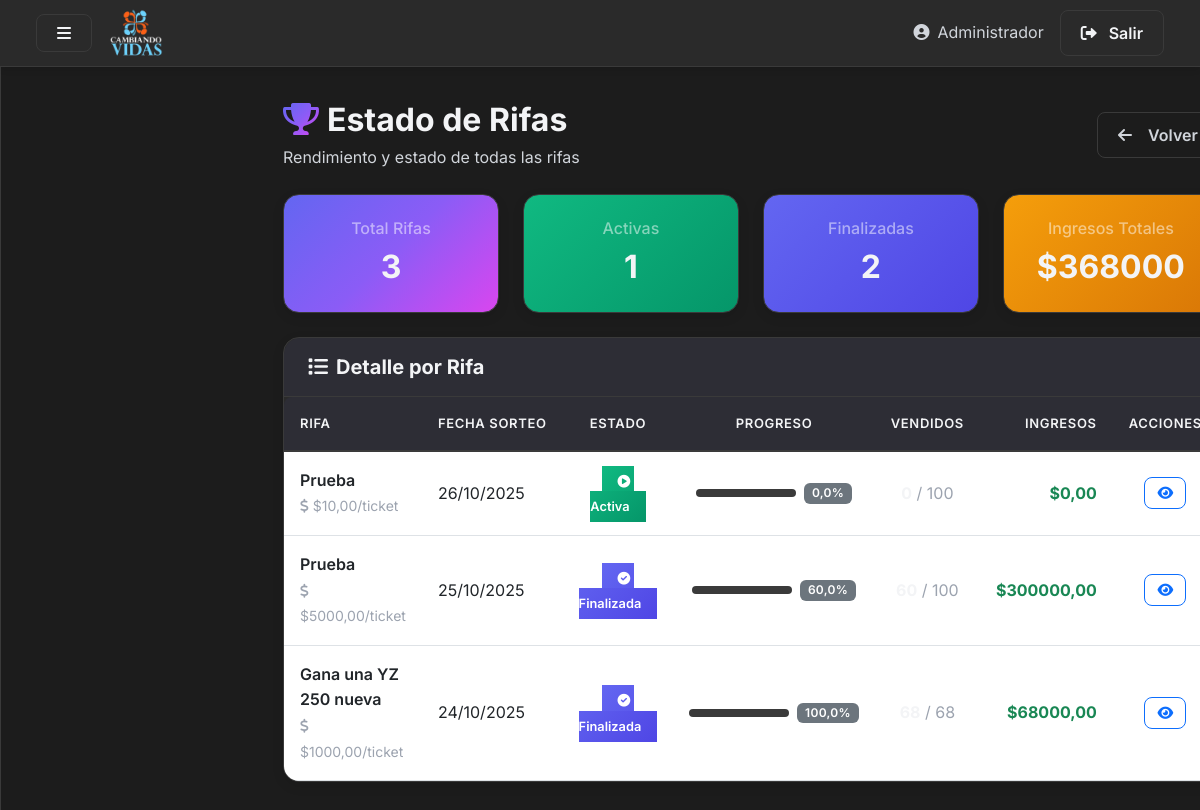
Page /app2/reportes/rifas/ (signed in) on the committed database.
### app1/models.py (models this page shows, shortened)
class Rifa(models.Model):
    titulo = models.CharField(max_length=200)
    descripcion = models.TextField(blank=True)
    fecha_sorteo = models.DateField()
    total_tickets = models.PositiveIntegerField(default=100)
    precio = models.DecimalField(max_digits=10, decimal_places=2, default=0)
    winner_ticket = models.ForeignKey('Ticket', null=True, blank=True, on_delete=models.SET_NULL, related_name='won_rifa')
    class Meta:
        ordering = ['-fecha_sorteo', 'titulo']

### app2/views.py (the view)
# urls.py: path('reportes/rifas/', views.reporte_rifas, name='reporte_rifas'),
def reporte_rifas(request):
    user_id = request.session.get('user_admin_id')
    if not user_id:
        messages.error(request, 'Debe iniciar sesión primero')
        return redirect('login')
    reporte = admin_crud.obtener_reporte_rifas()
    totales = {
        'total_rifas': len(reporte),
        'total_tickets': sum(r['total_tickets'] for r in reporte),
        'total_vendidos': sum(r['tickets_vendidos'] for r in reporte),
        'total_ingresos': sum(r['ingresos'] for r in reporte),
        'rifas_finalizadas': sum(1 for r in reporte if r['tiene_ganador']),
        'rifas_activas': sum(1 for r in reporte if r['estado'] == 'activa')
    }
    context = {
        'reporte': reporte,
        'totales': totales
    }
    return render(request, 'reporte_rifas.html', context)

### app2/templates/reporte_rifas.html (shortened to what this page needs)
{% load static %}
<!DOCTYPE html>
<html lang="es">
<head>
    <link href="https://cdn.jsdelivr.net/npm/bootstrap@5.3.0/dist/css/bootstrap.min.css" rel="stylesheet">
    <link rel="stylesheet" href="https://cdnjs.cloudflare.com/ajax/libs/font-awesome/6.0.0/css/all.min.css">
    <link rel="stylesheet" href="{% static 'css/paneles-style.css' %}">
</head>
<body>
    <nav class="navbar navbar-expand-lg navbar-dark">
      <div class="container-fluid">
        <button class="btn btn-outline-light me-3" id="sidebarToggle">
          <i class="fas fa-bars"></i>
        </button>
        <img src="{% static 'images/cambiando-vidas.png' %}" alt="Logo" height="50" class="me-2">
        <div class="ms-auto d-flex align-items-center">
          <span class="text-secondary me-3 d-none d-md-inline">
            <i class="fas fa-user-circle me-2"></i>Administrador
          </span>
          <a href="{% url 'login' %}" class="btn btn-outline-light">
            <i class="fas fa-sign-out-alt"></i>
            <span class="d-none d-md-inline ms-1">Salir</span>
          </a>
        </div>
      </div>
    </nav>
    <div class="d-flex" id="wrapper" style="min-height:100vh;">
      <div class="flex-grow-1" id="page-content-wrapper">
        <div class="mb-4 d-flex justify-content-between align-items-center">
          <div>
            <h2 class="mb-1">
              <i class="fas fa-trophy me-2 text-gradient"></i>Estado de Rifas
            </h2>
            <p class="text-secondary mb-0">Rendimiento y estado de todas las rifas</p>
          </div>
          <a href="{% url 'reportes' %}" class="btn btn-outline-secondary">
            <i class="fas fa-arrow-left me-2"></i>Volver
          </a>
        </div>
        <div class="row g-4 mb-4">
          <div class="col-md-3">
            <div class="card bg-gradient-primary text-white" style="background: var(--gradient-primary);">
              <div class="card-body text-center">
                <h6 class="text-white-50 mb-2">Total Rifas</h6>
                <h2 class="mb-0">{{ totales.total_rifas }}</h2>
              </div>
            </div>
          </div>
          <div class="col-md-3">
            <div class="card bg-gradient-success text-white" style="background: linear-gradient(135deg, #10b981, #059669);">
              <div class="card-body text-center">
                <h6 class="text-white-50 mb-2">Activas</h6>
                <h2 class="mb-0">{{ totales.rifas_activas }}</h2>
              </div>
            </div>
          </div>
          <div class="col-md-3">
            <div class="card bg-gradient-info text-white" style="background: linear-gradient(135deg, #6366f1, #4f46e5);">
              <div class="card-body text-center">
                <h6 class="text-white-50 mb-2">Finalizadas</h6>
                <h2 class="mb-0">{{ totales.rifas_finalizadas }}</h2>
              </div>
            </div>
          </div>
          <div class="col-md-3">
            <div class="card bg-gradient-warning text-white" style="background: linear-gradient(135deg, #f59e0b, #d97706);">
              <div class="card-body text-center">
                <h6 class="text-white-50 mb-2">Ingresos Totales</h6>
                <h2 class="mb-0">${{ totales.total_ingresos|floatformat:0 }}</h2>
              </div>
            </div>
          </div>
        </div>
        <div class="card">
          <div class="card-header">
            <h5 class="mb-0"><i class="fas fa-list me-2"></i>Detalle por Rifa</h5>
          </div>
          <div class="card-body p-0">
            <div class="table-responsive">
              <table class="table table-hover mb-0">
                <thead>
                  <tr>
                    <th>Rifa</th>
                    <th>Fecha Sorteo</th>
                    <th class="text-center">Estado</th>
                    <th class="text-center">Progreso</th>
                    <th class="text-center">Vendidos</th>
                    <th class="text-end">Ingresos</th>
                    <th class="text-center">Acciones</th>
                  </tr>
                </thead>
                <tbody>
                  {% for rifa in reporte %}
                  <tr>
                    <td>
                      <div class="fw-semibold">{{ rifa.titulo }}</div>
                      <small class="text-muted">
                        <i class="fas fa-dollar-sign me-1"></i>${{ rifa.precio_ticket|floatformat:2 }}/ticket
                      </small>
                    </td>
                    <td>{{ rifa.fecha_sorteo|date:"d/m/Y" }}</td>
                    <td class="text-center">
                      {% if rifa.estado == 'finalizada' %}
                        <span class="estado-badge estado-finalizada">
                          <i class="fas fa-check-circle me-1"></i>Finalizada
                        </span>
                      {% elif rifa.estado == 'activa' %}
                        <span class="estado-badge estado-activa">
                          <i class="fas fa-play-circle me-1"></i>Activa
                        </span>
                      {% else %}
                        <span class="estado-badge estado-pendiente">
                          <i class="fas fa-clock me-1"></i>Pendiente
                        </span>
                      {% endif %}
                    </td>
                    <td class="text-center">
                      <div class="d-flex align-items-center justify-content-center gap-2">
                        <div class="progress" style="width: 100px; height: 8px;">
                        </div>
                        <span class="badge bg-secondary">{{ rifa.porcentaje_venta|floatformat:1 }}%</span>
                      </div>
                    </td>
                    <td class="text-center">
                      <span class="fw-bold">{{ rifa.tickets_vendidos }}</span>
                      <span class="text-muted">/ {{ rifa.total_tickets }}</span>
                    </td>
                    <td class="text-end fw-bold text-success">
                      ${{ rifa.ingresos|floatformat:2 }}
                    </td>
                    <td class="text-center">
                      <button class="btn btn-sm btn-outline-primary"
                              onclick="verDetalle('{{ rifa.titulo|escapejs }}', {{ rifa.tickets_vendidos }}, {{ rifa.total_tickets }}, {{ rifa.porcentaje_venta }}, {{ rifa.ingresos }}, {{ rifa.tickets_pendientes }}, '{{ rifa.estado }}')">
                        <i class="fas fa-eye"></i>
                      </button>
                    </td>
                  </tr>
                  {% endfor %}
                </tbody>
              </table>
            </div>
          </div>
        </div>
      </div>
    </div>
</body>
</html>

### assets/css/paneles-style.css (style rules this page uses)
:root { --primary: #f15a29; --primary-dark: #d14820; --primary-light: #ff7a4d; --secondary: #66c7e6; --secondary-dark: #4ba8c7; --secondary-light: #8dd9f0; --dark-blue: #004e7c; --dark-blue-light: #006ba3; --dark-bg: #1c1c1c; --dark-surface: #2a2a2a; --dark-border: #3a3a3a; --text-primary: #f3f4f6; --text-secondary: #d1d5db; --text-muted: #9ca3af; --accent-success: #10b981; --accent-warning: #f59e0b; --accent-error: #ef4444; --gradient-primary: linear-gradient(135deg, #6366f1 0%, #8b5cf6 50%, #d946ef 100%); --radius-sm: 0.375rem; --radius-md: 0.5rem; --radius-lg: 0.75rem; --radius-xl: 1rem; --transition: all 0.3s cubic-bezier(0.4, 0, 0.2, 1); --spacing-xs: 0.5rem; --spacing-sm: 0.75rem; --spacing-md: 1rem; --spacing-lg: 1.5rem; --spacing-xl: 2rem; }
* { margin: 0; padding: 0; box-sizing: border-box; }
html, body { overflow-x: hidden; width: 100%; position: relative; }
html { scroll-behavior: smooth; }
body { font-family: "Inter", -apple-system, BlinkMacSystemFont, "Segoe UI", Roboto, sans-serif; background-color: var(--dark-bg); color: var(--text-primary); overflow-x: hidden; line-height: 1.6; }
.navbar { background-color: var(--dark-surface) !important; border-bottom: 1px solid var(--dark-border); box-shadow: 0 4px 6px -1px rgba(0, 0, 0, 0.1); padding: 0.5rem 1.5rem; position: sticky; top: 0; z-index: 1020; }
.navbar .btn-outline-light { border-color: var(--dark-border); color: var(--text-primary); transition: var(--transition); }
.navbar img { max-height: 50px; height: auto; width: auto; }
#page-content-wrapper { width: 100%; background-color: var(--dark-bg); padding: 2rem; margin-left: 250px; transition: margin-left 0.3s ease-out; min-height: 100vh; }
h2, h3, h4, h5 { color: var(--text-primary); font-weight: 700; line-height: 1.3; }
h2 { font-size: clamp(1.5rem, 4vw, 2rem); }
h5 { font-size: clamp(1rem, 2vw, 1.25rem); }
.card { background-color: var(--dark-surface); border: 1px solid var(--dark-border); border-radius: var(--radius-xl); box-shadow: 0 4px 12px rgba(0, 0, 0, 0.1); transition: var(--transition); overflow: hidden; }
.card-header { background-color: rgba(99, 102, 241, 0.05); border-bottom: 1px solid var(--dark-border); border-radius: var(--radius-xl) var(--radius-xl) 0 0 !important; padding: 1rem 1.5rem; font-weight: 600; color: var(--text-primary); display: flex; flex-wrap: wrap; gap: 0.5rem; align-items: center; justify-content: space-between; }
.card-body { padding: 1.5rem; color: var(--text-secondary); }
.table-responsive { overflow-x: auto; -webkit-overflow-scrolling: touch; border-radius: var(--radius-md); }
.table { color: var(--text-primary); margin-bottom: 0; min-width: 800px; }
.table thead th { background-color: rgba(99, 102, 241, 0.05); border-bottom: 2px solid var(--dark-border); color: var(--text-primary); font-weight: 600; text-transform: uppercase; font-size: 0.8125rem; letter-spacing: 0.05em; padding: 1rem; white-space: nowrap; }
.table tbody td { border-top: 1px solid var(--dark-border); padding: 1rem; vertical-align: middle; }
.table-hover tbody tr { transition: var(--transition); }
.btn { border-radius: var(--radius-md); font-weight: 600; padding: 0.625rem 1.25rem; transition: var(--transition); display: inline-flex; align-items: center; gap: 0.5rem; min-height: 38px; justify-content: center; }
.btn-outline-secondary { border-color: var(--dark-border); color: var(--text-secondary); }
.btn-sm { padding: 0.375rem 0.75rem; font-size: 0.875rem; min-height: 32px; }
.badge { padding: 0.35em 0.65em; font-weight: 600; border-radius: var(--radius-sm); font-size: 0.75rem; letter-spacing: 0.025em; }
.progress { background-color: var(--dark-border); border-radius: var(--radius-sm); overflow: hidden; }
.bg-gradient-primary { background: var(--gradient-primary) !important; }
.bg-gradient-primary { background: var(--gradient-primary); }
.text-gradient { background: var(--gradient-primary); -webkit-background-clip: text; -webkit-text-fill-color: transparent; background-clip: text; }
.text-muted { color: var(--text-muted) !important; }
.text-secondary { color: var(--text-secondary) !important; }
.card, .alert { animation: fadeIn 0.3s ease-out; }
.fw-bold { color: var(--text-primary); }
small { color: var(--text-muted); }

### rows in the picture
Rifa: titulo "Prueba", fecha_sorteo "26/10/2025"
Rifa: titulo "Prueba", fecha_sorteo "25/10/2025"
Rifa: titulo "Gana una YZ 250 nueva", fecha_sorteo "24/10/2025"

### other values in the picture
{{ totales.total_rifas }} "3"
{{ totales.rifas_activas }} "1"
{{ totales.rifas_finalizadas }} "2"
{{ totales.total_ingresos|floatformat:0 }} "368000"
{{ rifa.precio_ticket|floatformat:2 }} "10,00" "5000,00" "1000,00"
{{ rifa.porcentaje_venta|floatformat:1 }} "0,0" "60,0" "100,0"
{{ rifa.total_tickets }} "100" "100" "68"
{{ rifa.ingresos|floatformat:2 }} "0,00" "300000,00" "68000,00"
